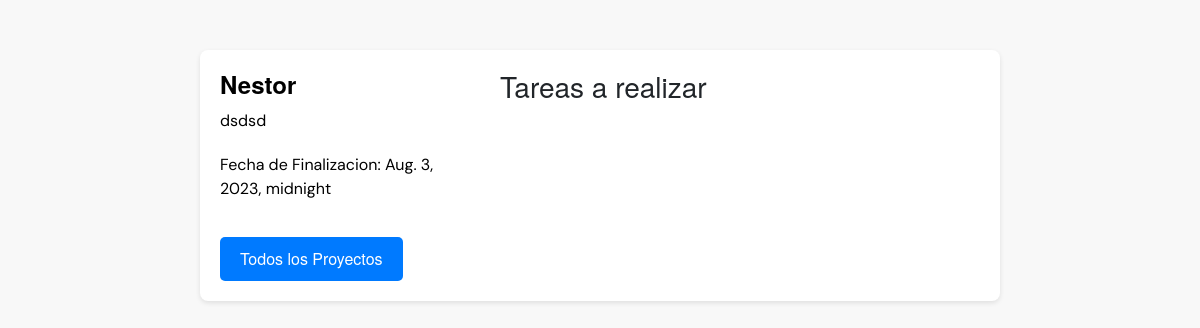
Screenshot of /project/68/ with the database file from the repository.
### home/models.py (models this page shows, shortened)
class Project(models.Model):
    author = models.ForeignKey(User, on_delete=models.CASCADE, default=None)
    name = models.CharField(max_length=100)
    description = models.TextField()
    due_date = models.DateTimeField()

### home/views.py (the view)
# urls.py: path("project/<int:project_id>/", views.project_details, name="project_details"),
def project_details(request, project_id):
    context = {}
    user = request.user
    context["user"] = user
    project = get_object_or_404(Project, id=project_id)
    steps = project.step_set.all()
    context["project"] = project
    context["steps"] = steps
    return render(request, "project_details.html", context)

### home/templates/project_details.html (shortened to what this page needs)
{% extends 'base.html' %}
{% block content %}
<div class="project-details-container">
    <div class="project-info">
        <h1 class="project-name">{{ project.name }}</h1>
        <p class="project-description">{{ project.description }}</p>
        <p>Fecha de Finalizacion: {{ project.due_date }}</p>
        <a href="{% url 'home' %}" class="back-button">Todos los Proyectos</a>
    </div>
    <div class="project-steps">
        {% if user.is_project_manager %}
            <h3>Tareas del Proyecto</h3>
        {% else %}
            <h3>Tareas a realizar</h3>
        {% endif %}
    </div>
</div>
{% endblock %}

### home/templates/base.html (style rules this page uses)
p { font-family: 'DM Sans', sans-serif; }

### home/templates/project_details.html (style rules this page uses)
body { background-color: #f8f8f8; font-family: "Helvetica Neue", Arial, sans-serif; }
.project-details-container { display: grid; grid-template-columns: 1fr 2fr; gap: 20px; max-width: 800px; margin: 50px auto 0; background-color: #fff; border-radius: 8px; box-shadow: 0 2px 5px rgba(0, 0, 0, 0.1); }
.project-info { grid-column: 1; color: #000; padding: 20px; }
.project-steps { grid-column: 2; padding: 20px; }
.project-name { font-size: 24px; font-weight: bold; margin-bottom: 10px; }
.project-description { margin-bottom: 20px; }
.back-button { display: inline-block; margin-top: 20px; background-color: #007AFF; color: #fff; border: none; padding: 10px 20px; border-radius: 5px; cursor: pointer; text-decoration: none; }

### rows the page displays
Project: name "Nestor", description "dsdsd", due_date "Aug. 3, 2023, midnight"
